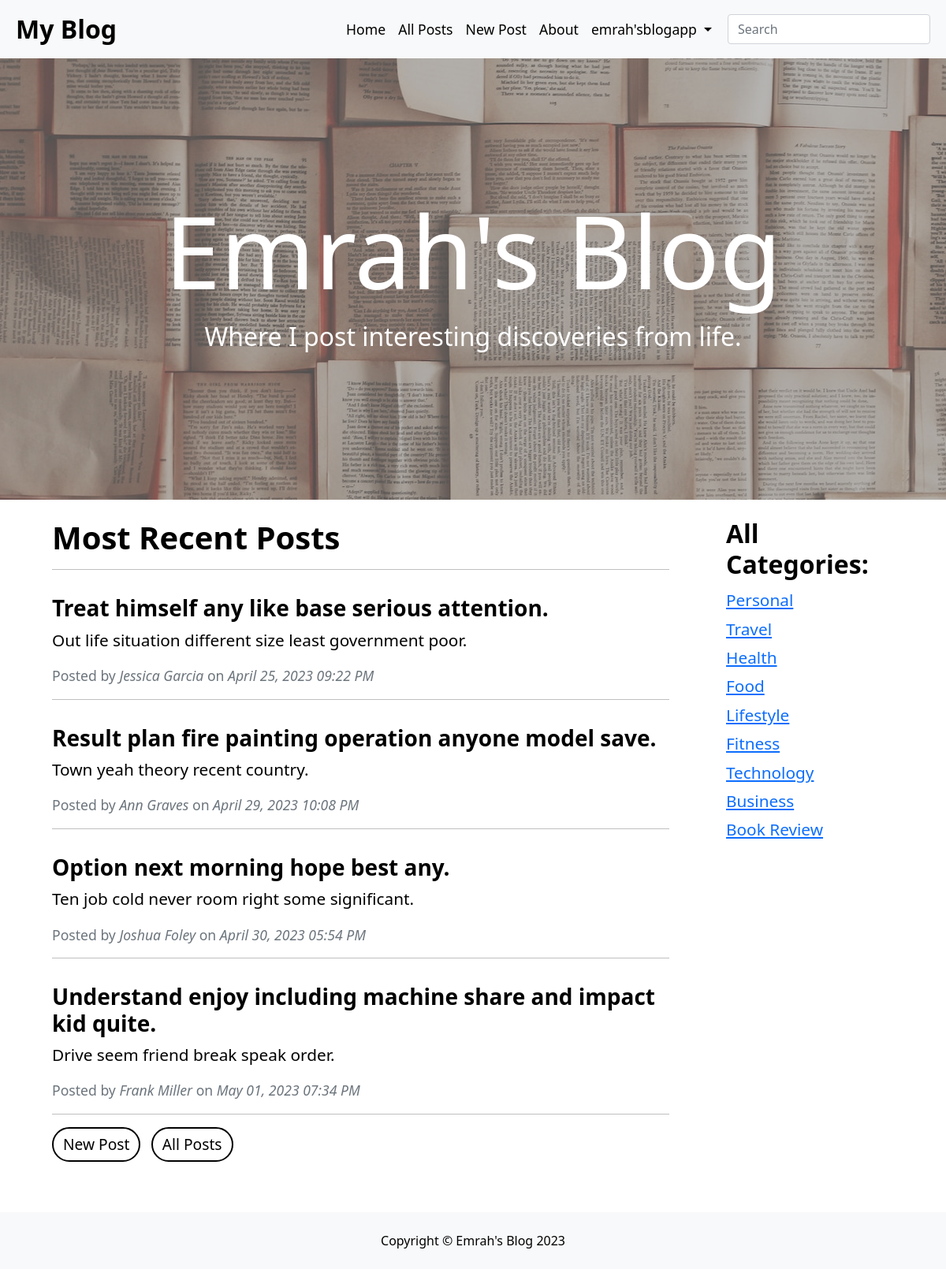
The page / (signed in) on the database its author committed.
### models.py (models this page shows)
class Users(db.Model, UserMixin):
    id = db.Column(Integer(), primary_key=True)
    f_name = db.Column(String(), nullable=False)
    l_name = db.Column(String(), nullable=False)
    email = db.Column(String(), unique=True, nullable=False)
    username = db.Column(String(), unique=True, nullable=False)
    password = db.Column(String(80), nullable=False)
    author = db.relationship('Comments', backref='user_comments', lazy=True)

class Posts(db.Model):
    id = db.Column(Integer(), primary_key=True)
    title = db.Column(String(80), unique=True, nullable=False)
    subtitle = db.Column(String(80), unique=True, nullable=False)
    author = db.Column(String(100), nullable=False)
    body = db.Column(String(), unique=True, nullable=False)
    img_src = db.Column(String(), nullable=False)
    date = db.Column(String(), nullable=False)
    category = db.Column(String(), nullable=False)
    __table_args__ = (
        CheckConstraint(
            category.in_(categories),
            name='category_check'
        ),
    )
    comments = db.relationship('Comments', backref='post_comments', lazy=True)

### main.py (the view)
@app.route('/')
def index():
    categories = ["Personal", "Travel", "Health", "Food", "Lifestyle", "Fitness", "Technology", "Business", "Book Review"]
    posts = db.session.query(Posts).all()
    show = []
    for _ in range(4):
        min = posts[0]
        for post in posts:
            if datetime.strptime(post.date, "%B %d, %Y %I:%M %p") < datetime.strptime(min.date, "%B %d, %Y %I:%M %p"):
                min = post
        min_post = db.session.query(Posts).filter(Posts.id == min.id).first()
        posts.remove(min_post)
        show.append(min)
    return render_template('index.html', posts=show, categories=categories)

### main.py (called while the page is built)
@login_manager.user_loader
def load_user(id):
    user  = db.session.query(Users).filter(Users.id == id).first()
    return user

### templates/index.html (shortened to what this page needs)
{% extends 'layout.html' %}
{% block body %}
<div div="container justify-content-center align-items-center" id="main_img_div">
    <img src="/static/images/books.jpg">
    <div class="flex-column justify-content-center align-items-center" id="main_img_words">
        <h1>Emrah's Blog</h1>
        <p>Where I post interesting discoveries from life.</p>
    </div>
</div>
<div class="container">
    <div class="row row-cols-1 row-cols-sm-1 row-cols-md-2 row-cols-lg-3">
        <div class="col-lg-9 col-md-12">
            <div class="main_posts container mt-4">
                <h1><b>Most Recent Posts</b></h1>
                <hr>
                {% for post in posts %}
                <div class="row d-flex justify-content-center">
                    <div class="main_posts_text col-xl-12 mt-3" onclick="window.location.pathname = '/post/' + {{ post.id }} ">
                        <h3 class="main-post-title"><b>{{ post.title }}</b></h3>
                        <p class="main-post-subtitle">{{ post.subtitle }}</p>
                        <p class="main-post-info text-muted">Posted by <i>{{ post.author }}</i> on <i>{{ post.date }}</i></p>
                        <hr>
                    </div>
                </div>
                {% endfor %}
                {% if current_user.is_authenticated %}
                {% if current_user.id == 1 %}
                <button type="button" id="new_post_button" class="btn btn-primary mb-5 me-2" onclick="window.location.pathname = '/new'">New Post</button>
                {% endif %}
                {% endif %}
                <button type="button" id="new_post_button" class="btn btn-primary mb-5" onclick="window.location.pathname = '/all'">All Posts</button>
            </div>
        </div>
        <div class="col-3">
            <div class="main_posts container mt-4">
                <div class="row d-flex justify-content-start">
                    <div class="col-xl-12">
                        <h2><b>All Categories:</b></h2>
                        <ul style="list-style: none; padding: 0;line-height: 1.75em;">
                            {% for category in categories %}
                            <li><a href="/category/{{ category }}">{{ category }}</a></li>
                            {% endfor %}
                        </ul>
                    </div>
                </div>
            </div>
        </div>
    </div>
</div>
{% endblock %}

### templates/layout.html (shortened to what this page needs)
<!DOCTYPE html>
<html lang="en">
<head>
    <link href="https://cdn.jsdelivr.net/npm/bootstrap@5.0.2/dist/css/bootstrap.min.css" rel="stylesheet">
    <link rel="stylesheet" href="/static/styles.css">
</head>
<body>
    <nav class="navbar navbar-expand-lg navbar-custom" id="navbar-custom">
      <div class="container-fluid">
        <div class="col-1">
          <a class="navbar-color navbar-brand p-2" href="/" style="font-size: 2rem;"><b>My Blog</b></a>
        </div>
        <div class="navbar-collapse collapse justify-content-end me-2 p-2 pe-0" id="navbarsExample05" style="font-size: 1.1rem;">
          <ul class="navbar-nav">
            <li class="nav-item">
              <a class="navbar-color nav-link active" aria-current="page" href="/">Home</a>
            </li>
            <li class="nav-item">
              <a class="navbar-color nav-link active" aria-current="page" href="/all">All Posts</a>
            </li>
            {% if current_user.is_anonymous %}
            <li class="nav-item">
              <a class="navbar-color nav-link active" aria-current="page" href="/about">About</a>
            </li>
            <li class="nav-item">
              <a class="navbar-color nav-link active" aria-current="page" href="/contact">Contact</a>
            </li>
            <li class="nav-item">
              <a class="navbar-color nav-link active" aria-current="page" id="dark_mode" data-color="light" href="">Dark Mode: On</a>
            </li>
            <li class="nav-item">
              <a class="navbar-color nav-link active" aria-current="page" href="/login">Login</a>
            </li>
            <li class="nav-item me-2">
              <a class="navbar-color nav-link active" aria-current="page" href="/register">Register</a>
            </li>
            {% else %}
            <li class="nav-item">
              <a class="navbar-color nav-link active" aria-current="page" href="/new">New Post</a>
            </li>
            <li class="nav-item">
              <a class="navbar-color nav-link active" aria-current="page" href="/about">About</a>
            </li>
            <li class="nav-item dropdown me-2">
              <a class="navbar-color nav-link dropdown-toggle" href="" id="navbarDropdownMenuLink" role="button" data-bs-toggle="dropdown" aria-expanded="false">
                {{ current_user.username }}
              </a>
            </li>
            {% endif %}
          </ul>
          <form class="form-inline ms-1 my-md-0" id="search_form">
            <input class="form-control" type="text" placeholder="Search" id="search_form_input">
          </form>
        </div>
      </div>
    </nav>
    {% block body %}{% endblock %}
    <div class="d-flex justify-content-center pt-4 pb-2 mt-3 navbar-color" id="footer">
      <p>Copyright © Emrah's Blog {{ " "|current_year }}</p>
    </div>
</body>
</html>

### static/styles.css (style rules this page uses)
body { background-color: white; color: black; }
#navbar-custom, #footer { background-color: #F8F9FA; color: black; }
.navbar-color { color: black; }
.btn { background-color: white; color: black; border: 2px solid black; border-radius: 50px; font-size: 1.2rem; }
#main_img_div { width: 100%; height: 70vh; overflow: hidden; position: relative; }
#main_img_div img { contain: fit; filter: contrast(50%); }
#main_img_words { position: absolute; color: white; width: 100%; text-align: center; top: 50%; right: 50%; left: 50%; transform: translate(-50%, -50%); }
#main_img_words h1 { font-size: 8rem; }
#main_img_words p { font-size: 2rem; }
.main_posts { width: 100%; font-size: 1.3rem; }
.main-post-info { font-size: 1.1rem; }
.main_posts_text { transition: all .1s ease-in-out; }
@media (min-width: 992px) { .btn { padding: 6px 12px; } }

### rows shown on the page
Users: username "emrah'sblogapp"
Posts: title "Treat himself any like base serious attention.", subtitle "Out life situation different size least government poor.", author "Jessica Garcia", date "April 25, 2023 09:22 PM"
Posts: title "Result plan fire painting operation anyone model save.", subtitle "Town yeah theory recent country.", author "Ann Graves", date "April 29, 2023 10:08 PM"
Posts: title "Option next morning hope best any.", subtitle "Ten job cold never room right some significant.", author "Joshua Foley", date "April 30, 2023 05:54 PM"
Posts: title "Understand enjoy including machine share and impact kid quite.", subtitle "Drive seem friend break speak order.", author "Frank Miller", date "May 01, 2023 07:34 PM"

### other values the page prints
{{ category }} "Personal" "Travel" "Health" "Food" "Lifestyle" "Fitness" "Technology" "Business" "Book Review"
{{ " "|current_year }} "2023"
